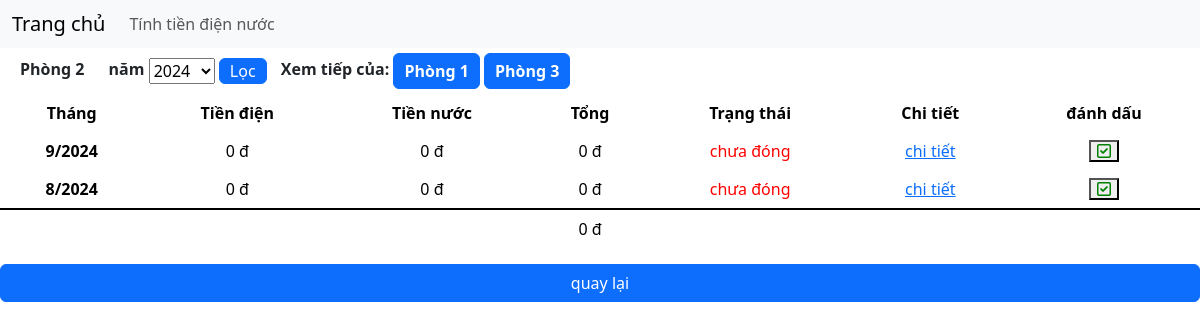
The app's page /home/congno/phong/2/, older data.
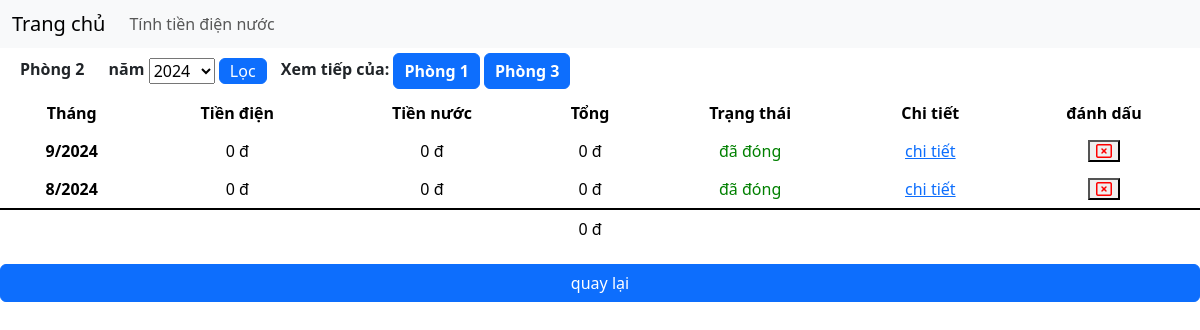
The same page, newer data.
### myHouse/models.py (models this page shows)
class Congno(models.Model):
	thang = models.CharField(max_length=255)
	sodien = models.BigIntegerField(default=0)
	sonuoc = models.BigIntegerField(default=0)
	tiennuoc = models.BigIntegerField(default=0)
	tiendien = models.BigIntegerField(default=0)
	trangthai = models.BooleanField(default=False)
	phong = models.ForeignKey(Phong, on_delete=models.PROTECT, related_name='phong')
	@property
	def tong(self):
		return self.tiennuoc + self.tiendien

### myHouse/views.py (the view, shortened to what this page needs)
# urls.py: path('home/congno/phong/<int:id>/', views.phong, name='phong'),
def phong(request, id):
	request.session.flush()
	phong = Phong.objects.get(id=id)
	phongs = Phong.objects.all()
	congnos = Congno.objects.filter(phong=phong).order_by("-id")
	thangnam = getthangnam()
	thang = int(datetime.now().month)
	nam = int(datetime.now().year)
	nams = []
	tong = 0
	for x in congnos:
		if x.trangthai == False:
			tong = tong + x.tong
	for x in congnos:
		if getnam(x.thang) not in nams:
			nams.append(getnam(x.thang))
	nams.sort(reverse=True)
	context = {
				'phong': phong,
				'phongs': phongs,
				'congnos': congnos,
				'thangnam': thangnam,
				'thang': thang,
				'nam': nam,
				'nams': nams,
				'tong': tong,
			}
	return render(request, 'phong.html', context)

### myHouse/views.py (called while the page is built)
def getthangnam():
	thang = datetime.now().month
	year = datetime.now().year
	return str(thang) + "/" + str(year)

def getnam(thang):
	tmp = thang.split('/')
	return tmp[1]

### myHouse/templates/phong.html (shortened to what this page needs)
{% extends 'index.html' %}
{% block content %}
<div class="phong_name">
	<div class="phong_name">Phòng {{phong.id}}</div>
	<form action="{% url 'phong' id=phong.id %}" method="post" class="phong_name">
		<label>năm</label>
		<select name="nam">
			{% if nam == '/' %}
			<option value="/" style="display:none">Tất cả</option>
			{% else %}
			<option value="{{nam}}" style="display:none">{{nam}}</option>
			{% endif %}
		</select>
		<button type="submit" class="btn btn-primary filter-btn" name="form-time">Lọc</button>
	</form>
	<span>Xem tiếp của: </span>
	{% for x in phongs %}
	{% if x.id != phong.id %}
	<a href="/home/congno/phong/{{x.id}}" class="phong_name btn btn-primary">Phòng {{x.id}}</a>
	{% endif %}
	{% endfor %}
</div>
<table class="table">
	<thead>
		<tr>
			<th class="text-align-center" scope=" col">Tháng</th>
			<th class="text-align-center" scope="col">Tiền điện</th>
			<th class="text-align-center" scope="col">Tiền nước</th>
			<th class="text-align-center" scope="col">Tổng</th>
			<th class="text-align-center" scope="col">Trạng thái</th>
			<th class="text-align-center" scope="col">Chi tiết</th>
			<th class="text-align-center" scope="col">đánh dấu</th>
		</tr>
	</thead>
	<tbody>
		{% for x in congnos %}
		<tr>
			<th class="text-align-center" scope="row">{{x.thang}}</th>
			<td class="text-align-center">{{x.tiendien}} đ</td>
			<td class="text-align-center">{{x.tiennuoc}} đ</td>
			<td class="text-align-center">{{x.tong}} đ</td>
			{% if x.trangthai == True %}
			<td class="text-align-center" style="color: green">đã đóng</td>
			{% else %}
			<td class="text-align-center" style="color: red">chưa đóng</td>
			{% endif %}
			<td class="text-align-center" style="color: green">
				<a href="{{x.thang}}" class="">chi tiết</a>
			</td>
			<td class="text-align-center">
				<form action="{% url 'phong' id=phong.id %}" method="post">
					<button type="submit" name="form-trangthai">
						{% if x.trangthai == False %}
						<i class="fa-regular fa-square-check" style="color: green"></i>
						{% else %}
						<i class="fa-regular fa-rectangle-xmark" style="color: #ff0000;"></i>
						{% endif %}
					</button>
				</form>
			</td>
		</tr>
		{% endfor %}
		<tr style="border-top: 2px solid black">
			<th class="text-align-center" scope="row"></th>
			<td class="text-align-center"></td>
			<td class="text-align-center"></td>
			<td class="text-align-center">{{tong}} đ</td>
			<td class="text-align-center" style="color: red"></td>
			<td class="text-align-center" style="color: green">
			</td>
			<td class="text-align-center">
			</td>
		</tr>
	</tbody>
</table>
<a href="/home/"><button class="btn btn-primary more-div">quay lại</button></a>
{% endblock %}

Row changes from the older to the newer data that the page shows:
changed Congno (number 1 of 2 on the later page): trangthai "chưa đóng" → "đã đóng"
changed Congno (number 2 of 2 on the later page): trangthai "chưa đóng" → "đã đóng"
